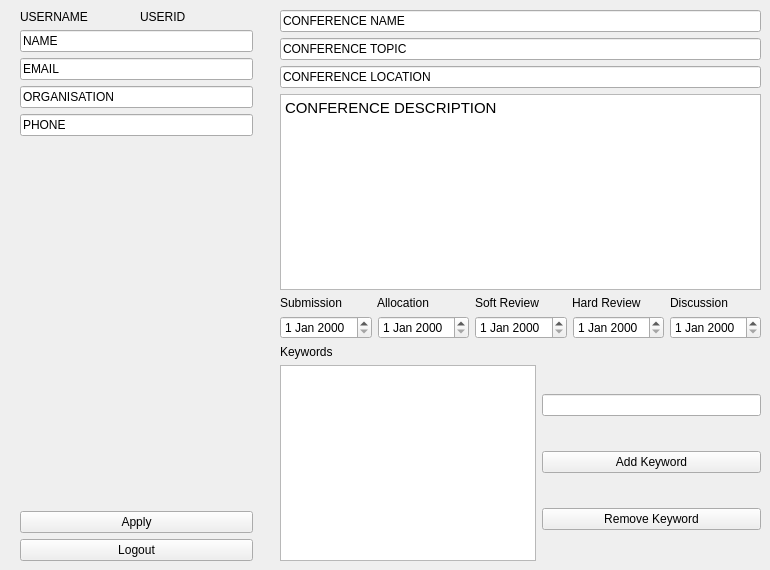
      <widget class="QWidget" name="infoTabChair">
       <attribute name="title">
        <string>Information</string>
       </attribute>
       <widget class="QWidget" name="verticalLayoutWidget_3">
        <property name="geometry">
         <rect>
          <x>20</x>
          <y>10</y>
          <width>233</width>
          <height>551</height>
         </rect>
        </property>
        <layout class="QVBoxLayout" name="verticalLayout_3">
         <item>
          <layout class="QHBoxLayout" name="horizontalLayout_3">
           <item>
            <widget class="QLabel" name="username_2">
             <property name="text">
              <string>USERNAME</string>
             </property>
            </widget>
           </item>
           <item>
            <widget class="QLabel" name="userid_2">
             <property name="text">
              <string>USERID</string>
             </property>
            </widget>
           </item>
          </layout>
         </item>
         <item>
          <widget class="QLineEdit" name="name_2">
           <property name="text">
            <string>NAME</string>
           </property>
          </widget>
         </item>
         <item>
          <widget class="QLineEdit" name="email_2">
           <property name="text">
            <string>EMAIL</string>
           </property>
          </widget>
         </item>
         <item>
          <widget class="QLineEdit" name="organisation_2">
           <property name="text">
            <string>ORGANISATION</string>
           </property>
          </widget>
         </item>
         <item>
          <widget class="QLineEdit" name="phone_2">
           <property name="text">
            <string>PHONE</string>
           </property>
          </widget>
         </item>
         <item>
          <spacer name="verticalSpacer_9">
           <property name="orientation">
            <enum>Qt::Vertical</enum>
           </property>
           <property name="sizeHint" stdset="0">
            <size>
             <width>20</width>
             <height>40</height>
            </size>
           </property>
          </spacer>
         </item>
         <item>
          <widget class="QPushButton" name="apply_2">
           <property name="text">
            <string>Apply</string>
           </property>
          </widget>
         </item>
         <item>
          <widget class="QPushButton" name="logout_2">
           <property name="text">
            <string>Logout</string>
           </property>
          </widget>
         </item>
        </layout>
       </widget>
       <widget class="QWidget" name="verticalLayoutWidget_4">
        <property name="geometry">
         <rect>
          <x>280</x>
          <y>10</y>
          <width>481</width>
          <height>551</height>
         </rect>
        </property>
        <layout class="QVBoxLayout" name="verticalLayout_4">
         <item>
          <widget class="QLineEdit" name="lineEdit">
           <property name="text">
            <string>CONFERENCE NAME</string>
           </property>
          </widget>
         </item>
         <item>
          <widget class="QLineEdit" name="lineEdit_2">
           <property name="text">
            <string>CONFERENCE TOPIC</string>
           </property>
          </widget>
         </item>
         <item>
          <widget class="QLineEdit" name="lineEdit_3">
           <property name="text">
            <string>CONFERENCE LOCATION</string>
           </property>
          </widget>
         </item>
         <item>
          <widget class="QTextEdit" name="textEdit_2">
           <property name="html">
            <string>&lt;!DOCTYPE HTML PUBLIC &quot;-//W3C//DTD HTML 4.0//EN&quot; &quot;http://www.w3.org/TR/REC-html40/strict.dtd&quot;&gt;
&lt;html&gt;&lt;head&gt;&lt;meta name=&quot;qrichtext&quot; content=&quot;1&quot; /&gt;&lt;style type=&quot;text/css&quot;&gt;
p, li { white-space: pre-wrap; }
&lt;/style&gt;&lt;/head&gt;&lt;body style=&quot; font-family:'MS Shell Dlg 2'; font-size:8.25pt; font-weight:400; font-style:normal;&quot;&gt;
&lt;p style=&quot; margin-top:0px; margin-bottom:0px; margin-left:0px; margin-right:0px; -qt-block-indent:0; text-indent:0px;&quot;&gt;&lt;span style=&quot; font-family:'Ubuntu'; font-size:11pt;&quot;&gt;CONFERENCE DESCRIPTION&lt;/span&gt;&lt;/p&gt;&lt;/body&gt;&lt;/html&gt;</string>
           </property>
          </widget>
         </item>
         <item>
          <layout class="QVBoxLayout" name="verticalLayout_9">
           <item>
            <layout class="QHBoxLayout" name="horizontalLayout_26">
             <item>
              <widget class="QLabel" name="label_44">
               <property name="text">
                <string>Submission</string>
               </property>
              </widget>
             </item>
             <item>
              <widget class="QLabel" name="label_45">
               <property name="text">
                <string>Allocation</string>
               </property>
              </widget>
             </item>
             <item>
              <widget class="QLabel" name="label_46">
               <property name="text">
                <string>Soft Review</string>
               </property>
              </widget>
             </item>
             <item>
              <widget class="QLabel" name="label_43">
               <property name="text">
                <string>Hard Review</string>
               </property>
              </widget>
             </item>
             <item>
              <widget class="QLabel" name="label_42">
               <property name="text">
                <string>Discussion</string>
               </property>
              </widget>
             </item>
            </layout>
           </item>
           <item>
            <layout class="QHBoxLayout" name="horizontalLayout_27">
             <item>
              <widget class="QDateEdit" name="subDateEdit"/>
             </item>
             <item>
              <widget class="QDateEdit" name="allocDateEdit"/>
             </item>
             <item>
              <widget class="QDateEdit" name="sReviewDateEdit"/>
             </item>
             <item>
              <widget class="QDateEdit" name="hReviewDateEdit"/>
             </item>
             <item>
              <widget class="QDateEdit" name="discDateEdit"/>
             </item>
            </layout>
           </item>
          </layout>
         </item>
         <item>
          <widget class="QLabel" name="label_25">
           <property name="text">
            <string>Keywords</string>
           </property>
          </widget>
         </item>
         <item>
          <layout class="QHBoxLayout" name="horizontalLayout_20">
           <item>
            <widget class="QListWidget" name="confKeyList"/>
           </item>
           <item>
            <layout class="QVBoxLayout" name="verticalLayout_11">
             <item>
              <widget class="QLineEdit" name="confKeyEntry"/>
             </item>
             <item>
              <widget class="QPushButton" name="addConfKey">
               <property name="text">
                <string>Add Keyword</string>
               </property>
              </widget>
             </item>
             <item>
              <widget class="QPushButton" name="rmvConfKey">
               <property name="text">
                <string>Remove Keyword</string>
               </property>
              </widget>
             </item>
            </layout>
           </item>
          </layout>
         </item>
        </layout>
       </widget>
      </widget>
